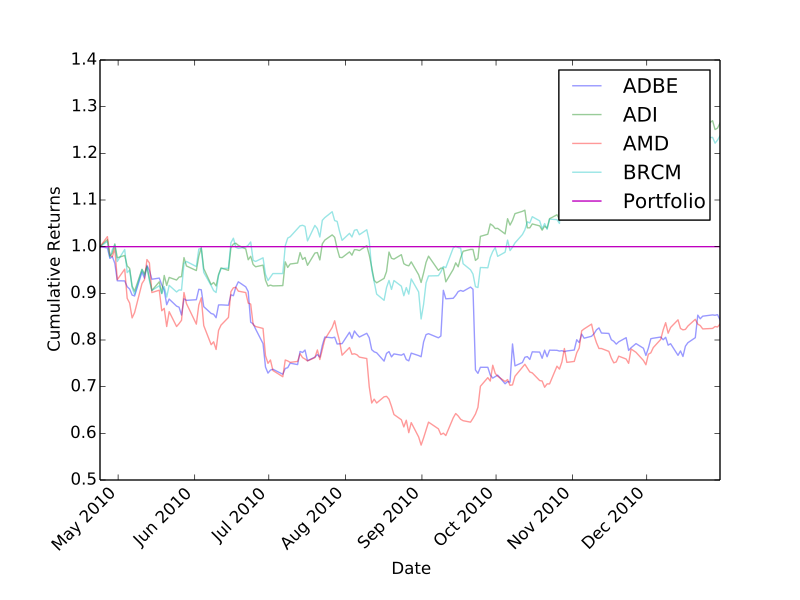

Generate this figure with Python:
'''
(c) 2011, 2012 Georgia Tech Research Corporation
This source code is released under the New BSD license.  Please see
http://wiki.quantsoftware.org/index.php?title=QSTK_License
for license details.

Created on January, 24, 2013

@author: Sourabh Bajaj
@contact: sourabhbajaj@gatech.edu
@summary: Example tutorial code.
'''

# QSTK Imports
import QSTK.qstkutil.qsdateutil as du
import QSTK.qstkutil.tsutil as tsu
import QSTK.qstkutil.DataAccess as da

# Third Party Imports
import datetime as dt
import matplotlib.pyplot as plt
import pandas as pd
import numpy as np


def main():
    ''' Main Function'''
    # Reading the portfolio
    na_portfolio = np.loadtxt('tutorial3portfolio.csv', dtype='S5,f4',
                        delimiter=',', comments="#", skiprows=1)
    print na_portfolio

    # Sorting the portfolio by symbol name
    na_portfolio = sorted(na_portfolio, key=lambda x: x[0])
    print na_portfolio

    # Create two list for symbol names and allocation
    ls_port_syms = []
    lf_port_alloc = []
    for port in na_portfolio:
        ls_port_syms.append(port[0])
        lf_port_alloc.append(port[1])

    # Creating an object of the dataaccess class with Yahoo as the source.
    c_dataobj = da.DataAccess('Yahoo')
    ls_all_syms = c_dataobj.get_all_symbols()
    # Bad symbols are symbols present in portfolio but not in all syms
    ls_bad_syms = list(set(ls_port_syms) - set(ls_all_syms))

    if len(ls_bad_syms) != 0:
        print "Portfolio contains bad symbols : ", ls_bad_syms

    for s_sym in ls_bad_syms:
        i_index = ls_port_syms.index(s_sym)
        ls_port_syms.pop(i_index)
        lf_port_alloc.pop(i_index)

    # Reading the historical data.
    dt_end = dt.datetime(2010, 12, 31)
    dt_start = dt_end - dt.timedelta(days=252)  # Three years
    # We need closing prices so the timestamp should be hours=16.
    dt_timeofday = dt.timedelta(hours=16)

    # Get a list of trading days between the start and the end.
    ldt_timestamps = du.getNYSEdays(dt_start, dt_end, dt_timeofday)

    # Keys to be read from the data, it is good to read everything in one go.
    ls_keys = ['open', 'high', 'low', 'close', 'volume', 'actual_close']

    # Reading the data, now d_data is a dictionary with the keys above.
    # Timestamps and symbols are the ones that were specified before.
    ldf_data = c_dataobj.get_data(ldt_timestamps, ls_port_syms, ls_keys)
    d_data = dict(zip(ls_keys, ldf_data))

    # Copying close price into separate dataframe to find rets
    df_rets = d_data['close'].copy()
    # Filling the data.
    df_rets = df_rets.fillna(method='ffill')
    df_rets = df_rets.fillna(method='bfill')
    df_rets = df_rets.fillna(1.0)

    # Numpy matrix of filled data values
    na_rets = df_rets.values
    # returnize0 works on ndarray and not dataframes.
    tsu.returnize0(na_rets)

    # Estimate portfolio returns
    na_portrets = np.sum(na_rets * lf_port_alloc, axis=1)
    na_port_total = np.cumprod(na_portrets + 1)
    na_component_total = np.cumprod(na_rets + 1, axis=0)

    # Plotting the results
    plt.clf()
    fig = plt.figure()
    fig.add_subplot(111)
    plt.plot(ldt_timestamps, na_component_total, alpha=0.4)
    plt.plot(ldt_timestamps, na_port_total)
    ls_names = ls_port_syms
    ls_names.append('Portfolio')
    plt.legend(ls_names)
    plt.ylabel('Cumulative Returns')
    plt.xlabel('Date')
    fig.autofmt_xdate(rotation=45)
    plt.savefig('tutorial3.pdf', format='pdf')

if __name__ == '__main__':
    main()
